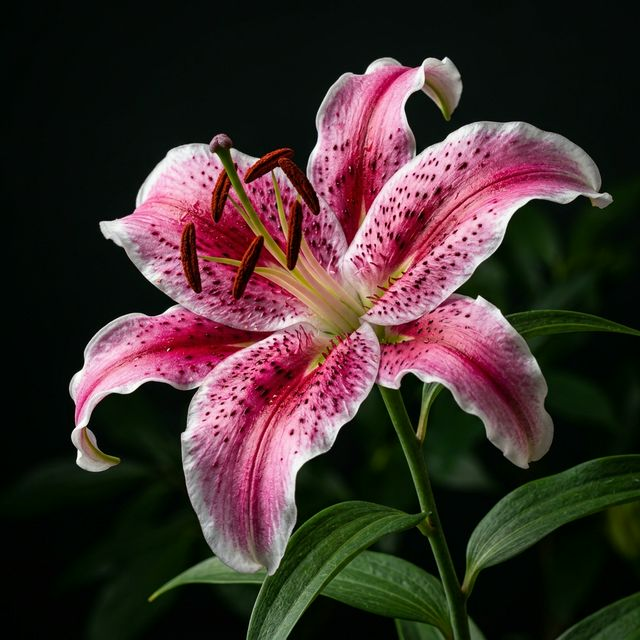
#> input picture assets/lily_left.png, 640 x 640 px
$ python remove_bg.py
#> lines starting #> are read from the running program, lines starting #| are printed output that depends on the picture
from PIL import Image, ImageFilter

def remove_black_bg(input_path, output_path):
#> called with input_path = 'assets/lily_left.png', output_path = 'assets/lily_left_transparent.png'
    img = Image.open(input_path).convert('RGBA')
    width, height = img.size
#> width = 640; height = 640
    pixels = img.load()

    mask = Image.new('L', (width, height), 255)
#> mask: PIL image 640x640 L; every value is 255
    mask_pixels = mask.load()

    for y in range(height):
        for x in range(width):
            r, g, b, a = pixels[x, y]
            # Max RGB value determines how 'non-black' it is
            lightness = max(r, g, b)

            # Very tight threshold for solid black
            if lightness < 4:
                mask_pixels[x, y] = 0
            elif lightness < 30:
                # Soft transition
                alpha = int(((lightness - 4) / 26.0) * 255)
                mask_pixels[x, y] = alpha
            else:
                mask_pixels[x, y] = 255

    # Smooth the mask to avoid jagged edges
    mask = mask.filter(ImageFilter.GaussianBlur(1.5))
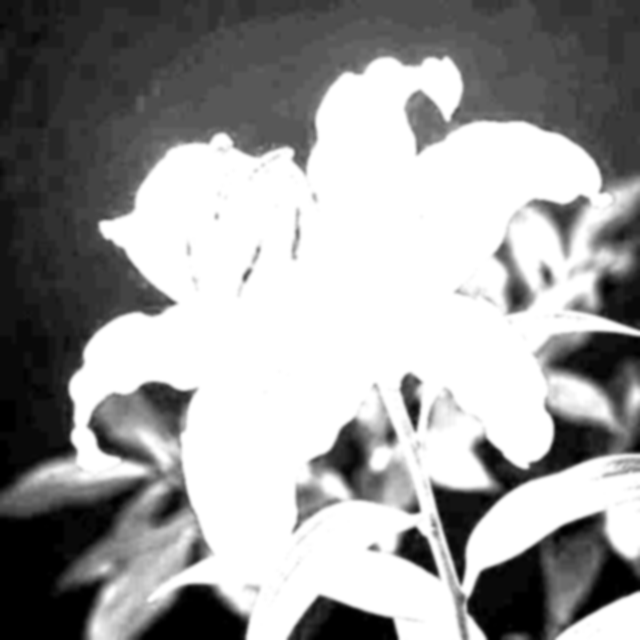
#> mask: PIL image 640x640 L; min 0, max 255, mean 156.2

    # Un-premultiply colors in semi-transparent areas to avoid dark halos
    # Actually, saving directly with alpha is safer on standard web renders

    img.putalpha(mask)
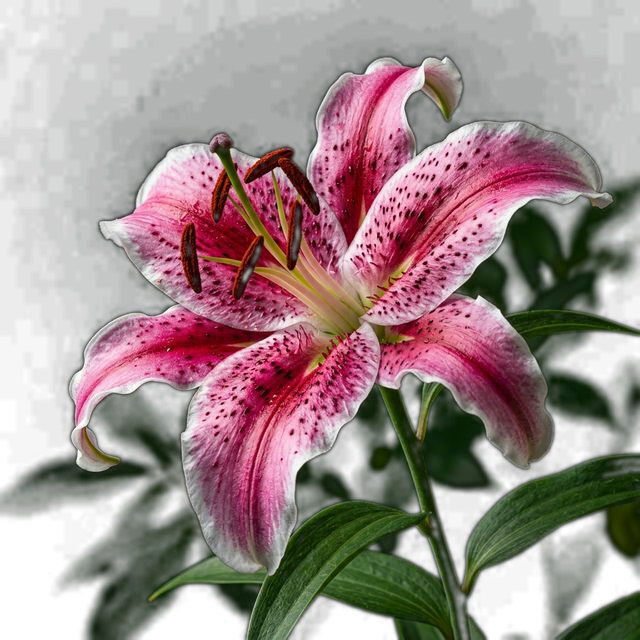
#> img: PIL image 640x640 RGBA; mean R, G, B, A 64.7, 48.1, 46.3, 156.2; transparent parts drawn white
    img.save(output_path, 'PNG')

if __name__ == "__main__":
    try:
        print("Processing left lily...")
        remove_black_bg('assets/lily_left.png', 'assets/lily_left_transparent.png')
        print("Processing right lily...")
        remove_black_bg('assets/lily_right.png', 'assets/lily_right_transparent.png')
#> call 2 of remove_black_bg, with input_path = 'assets/lily_right.png', output_path = 'assets/lily_right_transparent.png'
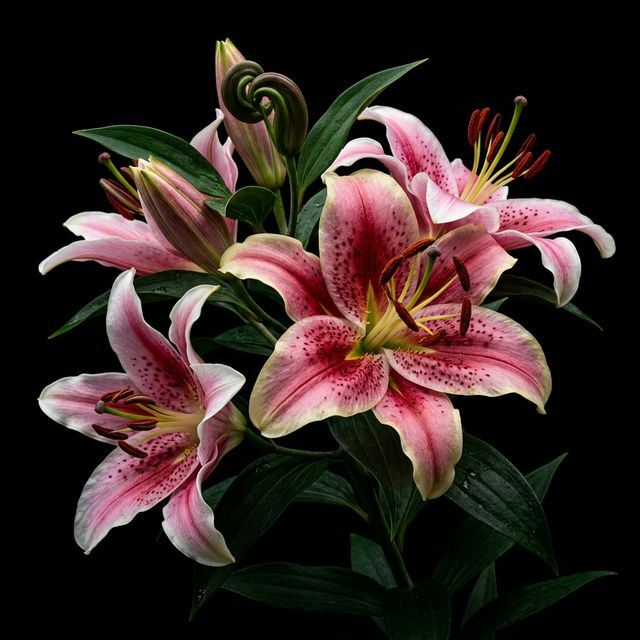
#> input picture assets/lily_right.png, 640 x 640 px
#> in remove_black_bg (call 2), `mask = mask.filter(ImageFilter.GaussianBlur(1.5))`:
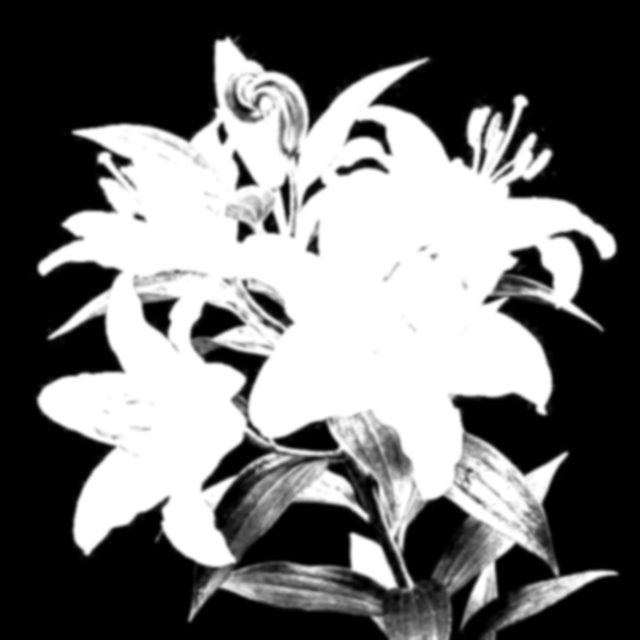
#> mask: PIL image 640x640 L; min 0, max 255, mean 110.5
#> in remove_black_bg (call 2), `img.putalpha(mask)`:
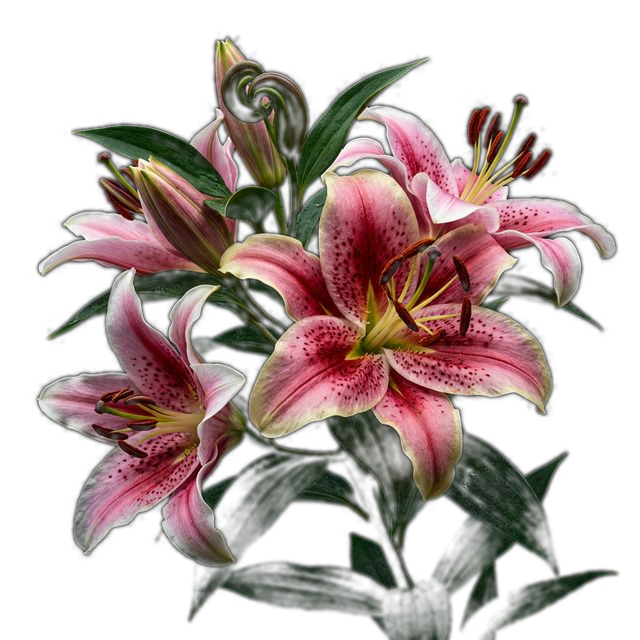
#> img: PIL image 640x640 RGBA; mean R, G, B, A 52.5, 38.1, 34.4, 110.5; transparent parts drawn white
        print("Files processed successfully.")
    except Exception as e:
        print(f"Error: {e}")
